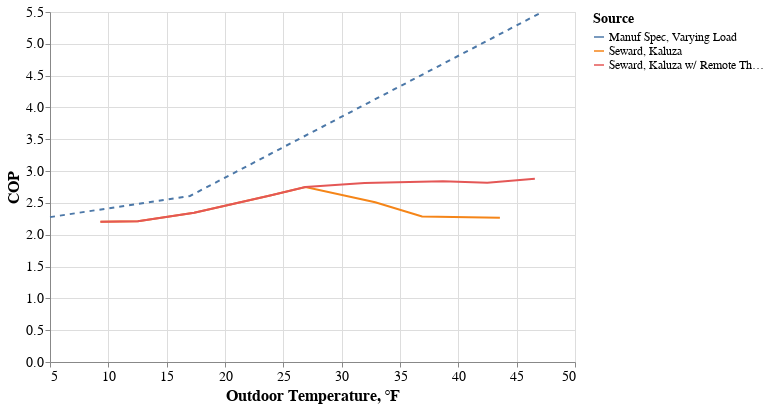

Here is the notebook cell this chart was saved with:
### Code cell
line1 = alt.Chart(df.query('field_study == True')).mark_line().encode(
    x = 'temperature',
    y = 'cop',
    color = 'source:N',
    #opacity = 'Selected:N',
)
line2 = alt.Chart(df.query('field_study == False')).mark_line(strokeDash=[5,5]).encode(
    x = alt.X('temperature', axis=alt.Axis(title='Outdoor Temperature, ℉')),
    y = alt.Y('cop', axis=alt.Axis(title='COP')),
    color = alt.Color('source:N', legend=alt.Legend(title="Source")),
    #opacity = 'Selected:N',
)
line1 + line2

### Figure 1 — Vega-Lite specification as saved in the notebook (floating-point values rounded to 4 significant figures)
{"$schema": "https://vega.github.io/schema/vega-lite/v2.4.3.json", "config": {"axis": {"labelFontSize": 14, "titleFontSize": 16}, "legend": {"labelFontSize": 12, "titleFontSize": 14}, "view": {"height": 350, "width": 525}}, "layer": [{"data": {"values": [{"cop": 2.203, "field_study": true, "source": "Seward, Kaluza", "temperature": 9.323}, {"cop": 2.21, "field_study": true, "source": "Seward, Kaluza", "temperature": 12.53}, {"cop": 2.346, "field_study": true, "source": "Seward, Kaluza", "temperature": 17.36}, {"cop": 2.618, "field_study": true, "source": "Seward, Kaluza", "temperature": 23.87}, {"cop": 2.749, "field_study": true, "source": "Seward, Kaluza", "temperature": 26.89}, {"cop": 2.509, "field_study": true, "source": "Seward, Kaluza", "temperature": 32.87}, {"cop": 2.288, "field_study": true, "source": "Seward, Kaluza", "temperature": 36.89}, {"cop": 2.267, "field_study": true, "source": "Seward, Kaluza", "temperature": 43.56}, {"cop": 2.203, "field_study": true, "source": "Seward, Kaluza w/ Remote Therm", "temperature": 9.323}, {"cop": 2.21, "field_study": true, "source": "Seward, Kaluza w/ Remote Therm", "temperature": 12.53}, {"cop": 2.346, "field_study": true, "source": "Seward, Kaluza w/ Remote Therm", "temperature": 17.36}, {"cop": 2.618, "field_study": true, "source": "Seward, Kaluza w/ Remote Therm", "temperature": 23.87}, {"cop": 2.749, "field_study": true, "source": "Seward, Kaluza w/ Remote Therm", "temperature": 26.89}, {"cop": 2.814, "field_study": true, "source": "Seward, Kaluza w/ Remote Therm", "temperature": 31.96}, {"cop": 2.842, "field_study": true, "source": "Seward, Kaluza w/ Remote Therm", "temperature": 38.68}, {"cop": 2.815, "field_study": true, "source": "Seward, Kaluza w/ Remote Therm", "temperature": 42.48}, {"cop": 2.88, "field_study": true, "source": "Seward, Kaluza w/ Remote Therm", "temperature": 46.56}]}, "encoding": {"color": {"field": "source", "type": "nominal"}, "x": {"field": "temperature", "type": "quantitative"}, "y": {"field": "cop", "type": "quantitative"}}, "mark": "line"}, {"data": {"values": [{"cop": 2.277, "field_study": false, "source": "Manuf Spec, Varying Load", "temperature": 5}, {"cop": 2.61, "field_study": false, "source": "Manuf Spec, Varying Load", "temperature": 17}, {"cop": 5.481, "field_study": false, "source": "Manuf Spec, Varying Load", "temperature": 47}]}, "encoding": {"color": {"field": "source", "legend": {"title": "Source"}, "type": "nominal"}, "x": {"axis": {"title": "Outdoor Temperature, ℉"}, "field": "temperature", "type": "quantitative"}, "y": {"axis": {"title": "COP"}, "field": "cop", "type": "quantitative"}}, "mark": {"strokeDash": [5, 5], "type": "line"}}]}
